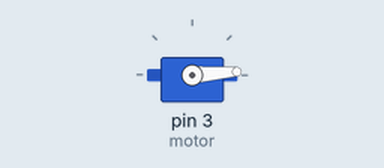
A sketch run on a simulated Arduino Uno, built with avr-gcc and run on an emulated ATmega328P. Shown: servo.

Above: at 0.05 s.
At 0.7 s:
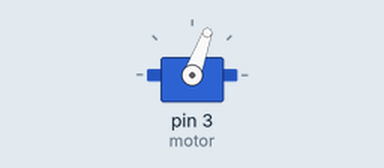
At 1.35 s:
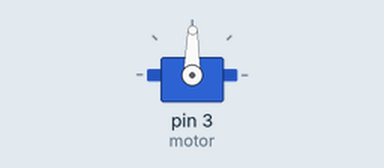
At 2.65 s:
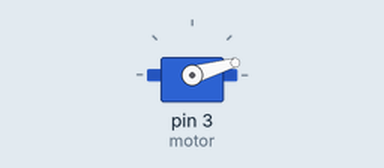
Timing chart, 0 to 8.7 s (numbered marks = the images above):
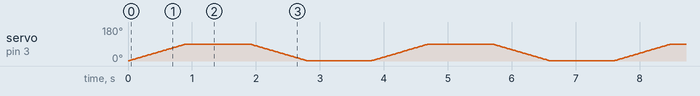

The sketch:

aprendendo_servo_motor.ino
```cpp
#include <Servo.h>

Servo motor;

void setup() {
  // put your setup code here, to run once:
  motor.attach(3);
}

void loop() {
  // put your main code here, to run repeatedly:
  int i;
  for(i=1;i<90;i++) {
  motor.write(i);
    delay(10);
  }

  delay(1000);

  for(i=90;i>1;i--) {
  motor.write(i);
    delay(10);
  }


  delay(1000);
}
```
